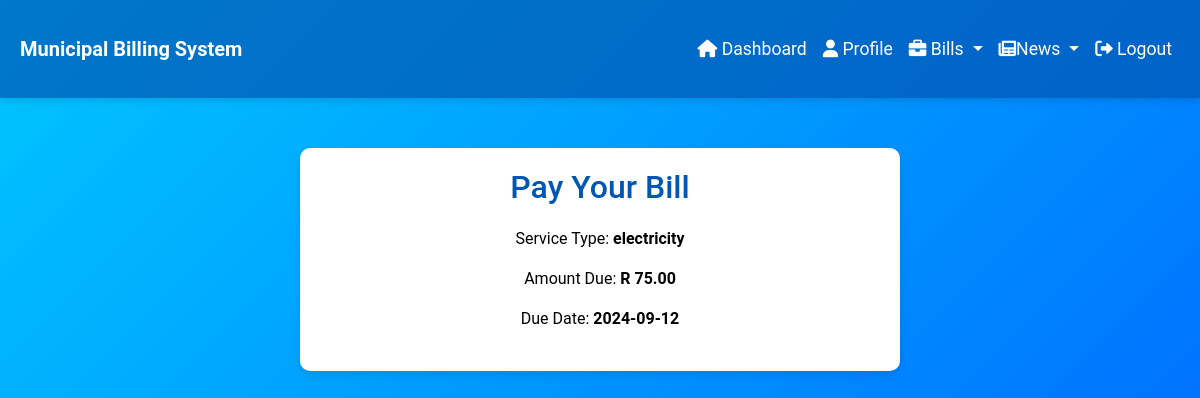
Page /pay_bill.php?bill_id=9 (signed in) on the committed database.
### tables this page shows
CREATE TABLE `bills` (
  `id` int(11) NOT NULL,
  `resident_id` int(11) NOT NULL,
  `service_type` varchar(255) NOT NULL,
  `amount_due` decimal(10,2) NOT NULL,
  `due_date` date NOT NULL,
  `status` enum('paid','unpaid','overdue') DEFAULT 'unpaid',
  `created_at` timestamp NOT NULL DEFAULT current_timestamp(),
  `usage_amount` decimal(10,2) NOT NULL DEFAULT 0.00
);

### pay_bill.php (the view, shortened to what this page needs)
<?php
$servername = "localhost";
$username = "root";
$password = "";
$dbname = "municipal_billing";
$conn = new mysqli($servername, $username, $password, $dbname);
$bill_id = isset($_GET['bill_id']) ? intval($_GET['bill_id']) : 0;
$user_id = $_SESSION['user_id'];
$stmt = $conn->prepare("SELECT service_type, amount_due, due_date FROM bills WHERE id = ? AND resident_id = ?");
$stmt->bind_param("ii", $bill_id, $user_id);
$stmt->execute();
$stmt->bind_result($service_type, $amount_due, $due_date);
?>
<!DOCTYPE html>
<html lang="en">
<head>
     <link rel="stylesheet" href="https://cdnjs.cloudflare.com/ajax/libs/font-awesome/6.0.0-beta3/css/all.min.css">
    <link href="https://cdn.jsdelivr.net/npm/bootstrap@5.3.0/dist/css/bootstrap.min.css" rel="stylesheet">
</head>
<body>
  <nav class="navbar navbar-expand-lg navbar-dark">
        <div class="container-fluid">
            <a class="navbar-brand" href="home.php">Municipal Billing System</a>
            <div class="collapse navbar-collapse" id="navbarNav">
            <ul class="navbar-nav ms-auto">
             <li class="nav-item">
                 <a class="nav-link" href="dashboard.php"><i class="fas fa-home"></i> Dashboard</a>
             </li>
                 <li class="nav-item">
               <a class="nav-link active" href="profile.php"><i class="fas fa-user"></i> Profile</a>
             </li>
            <li class="nav-item dropdown">
           <a class="nav-link dropdown-toggle" href="#" id="navbarDropdown" role="button" data-bs-toggle="dropdown" aria-expanded="false">
            <i class="fas fa-briefcase"></i> Bills
          </a>
          <li class="nav-item dropdown">
           <a class="nav-link dropdown-toggle" href="#" id="navbarDropdown" role="button" data-bs-toggle="dropdown" aria-expanded="false">
           <i class="fas fa-newspaper"></i>News
          </a>
            </li>
            <li class="nav-item">
          <a class="nav-link" href="logout.php"><i class="fas fa-sign-out-alt"></i> Logout</a>
          </li>
            </ul>
            </div>
             </div>
         </nav>
    <div class="container payment-container">
        <h2>Pay Your Bill</h2>
        <div class="payment-details">
            <p>Service Type: <strong><?= htmlspecialchars($service_type) ?></strong></p>
            <p>Amount Due: <strong>R <?= htmlspecialchars($amount_due) ?></strong></p>
            <p>Due Date: <strong><?= htmlspecialchars($due_date) ?></strong></p>
        </div>
    </div>
</body>
</html>

### pay_bill.php (style rules this page uses)
body { font-family: 'Roboto', sans-serif; background: linear-gradient(135deg, #00c6ff, #0072ff); color: #333; padding: 0; margin: 0; }
.navbar { background: rgba(0, 86, 179, 0.7); box-shadow: 0 4px 6px rgba(0, 0, 0, 0.1); }
.navbar .navbar-brand { color: #fff; font-weight : bold; }
.navbar .navbar-nav .nav-link { color: #fff; font-size : 1.1em; }
.container-fluid { padding: 20px; }
.payment-container { max-width: 600px; margin: 50px auto; background: white; border-radius: 10px; backdrop-filter: blur(10px); box-shadow: 0 4px 8px rgba(0, 0, 0, 0.1); padding: 20px; text-align: center; }
.payment-container h2 { color: #0056b3; margin-bottom: 20px; }
.payment-details { margin-bottom: 20px; color: black; }

### rows in the picture
bills: service_type "electricity", amount_due "75.00", due_date "2024-09-12"
